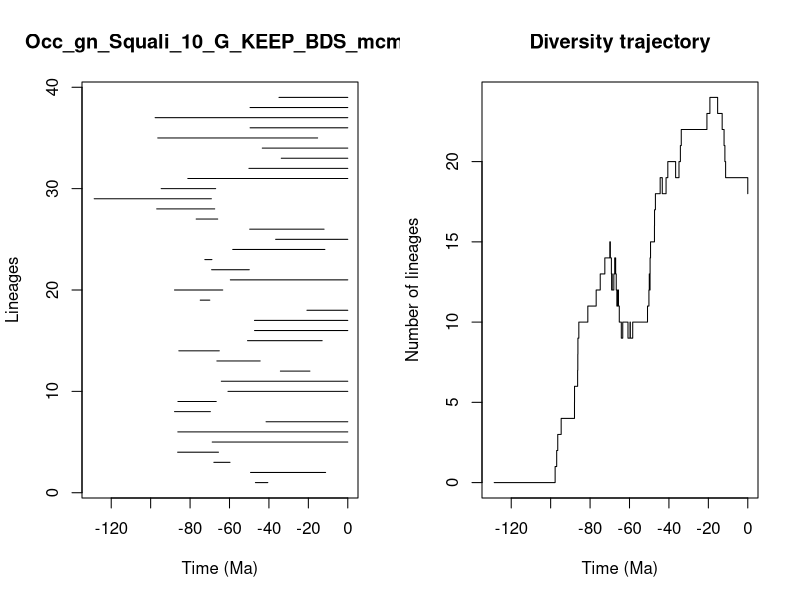

The R script that drew this image:


pdf(file='../Results/Genus/5_MA_bins_EP/pyrate_mcmc_logs/Occ_gn_Squali_10_G_KEEP_BDS_mcmc_LTT.pdf',width=0.6*20, height=0.6*10)
title = "Occ_gn_Squali_10_G_KEEP_BDS_mcmc"
ts=c(46.85906579110143, 49.327845539285406,67.93929758078515,86.3131593837098,68.77058287223285,86.21944717555247,41.45207043929494,87.88463983790955,86.16823364286948,60.77378016648181,64.154536096684,34.18947039325968,66.41214488826668,85.70244849584424,50.862579965210244,47.30056139924621,47.339918529000606,20.722606136381824,74.84863925963079,87.90661226991519,59.5749937121797,69.07244995135952,72.5136171315567,58.3680778340112,36.60277066376651,49.756316002766205,76.9061123558038,96.93483955526303,128.6379835576886,94.66425583968771,81.14335269791093,50.147658162568305,33.74122088662292,43.37636493126657,96.3964217090102,49.55794494596223,97.726529107857,49.57454958088519,34.89518044480232)
te=c(40.56203598503962, 11.24251032391071,59.73709864379007,65.58905247691618,0.0,0.0,0.0,69.70239256601643,66.7293791080137,0.0,0.0,19.217507486387003,44.44696700398518,65.18417999251656,12.99362296342754,0.0,0.0,0.0,69.9915077761551,63.423579842496245,0.0,49.97001203359205,68.91496424707712,11.61018732762064,0.0,12.029522877899332,65.97596567832193,67.50633893168585,69.1914840266419,67.02029497142196,0.0,0.0,0.0,0.0,15.292463857486352,0.0,0.0,0.0,0.0)
div_traj=c(0, 1,2,3,4,5,6,7,8,9,10,11,12,13,14,15,14,13,12,13,12,13,14,13,12,11,12,11,10,9,10,9,10,9,10,11,12,13,12,13,14,15,16,17,18,19,18,19,20,19,20,21,22,23,24,23,22,21,20,19,18)
time_events=c(128.6379835576886, 97.726529107857,96.93483955526303,96.3964217090102,94.66425583968771,87.90661226991519,87.88463983790955,86.3131593837098,86.21944717555247,86.16823364286948,85.70244849584424,81.14335269791093,76.9061123558038,74.84863925963079,72.5136171315567,69.9915077761551,69.70239256601643,69.1914840266419,69.07244995135952,68.91496424707712,68.77058287223285,67.93929758078515,67.50633893168585,67.02029497142196,66.7293791080137,66.41214488826668,65.97596567832193,65.58905247691618,65.18417999251656,64.154536096684,63.423579842496245,60.77378016648181,59.73709864379007,59.5749937121797,58.3680778340112,50.862579965210244,50.147658162568305,49.97001203359205,49.756316002766205,49.57454958088519,49.55794494596223,49.327845539285406,47.339918529000606,47.30056139924621,46.85906579110143,44.44696700398518,43.37636493126657,41.45207043929494,40.56203598503962,36.60277066376651,34.89518044480232,34.18947039325968,33.74122088662292,20.722606136381824,19.217507486387003,15.292463857486352,12.99362296342754,12.029522877899332,11.61018732762064,11.24251032391071,0.0)
                par(mfrow=c(1,2))
                L = length(ts)
                plot(ts, 1:L , xlim=c(-max(ts)-1,0), pch=20, type="n", main=title,xlab="Time (Ma)",ylab="Lineages")
                for (i in 1:L){segments(x0=-te[i],y0=i,x1=-ts[i],y1=i)}    
                t = -time_events
                plot(div_traj ~ t,type="s", main = "Diversity trajectory",xlab="Time (Ma)",ylab="Number of lineages",xlim=c(-max(ts)-1,0))
                abline(v=c(65,200,251,367,445),lty=2,col="gray")
                
